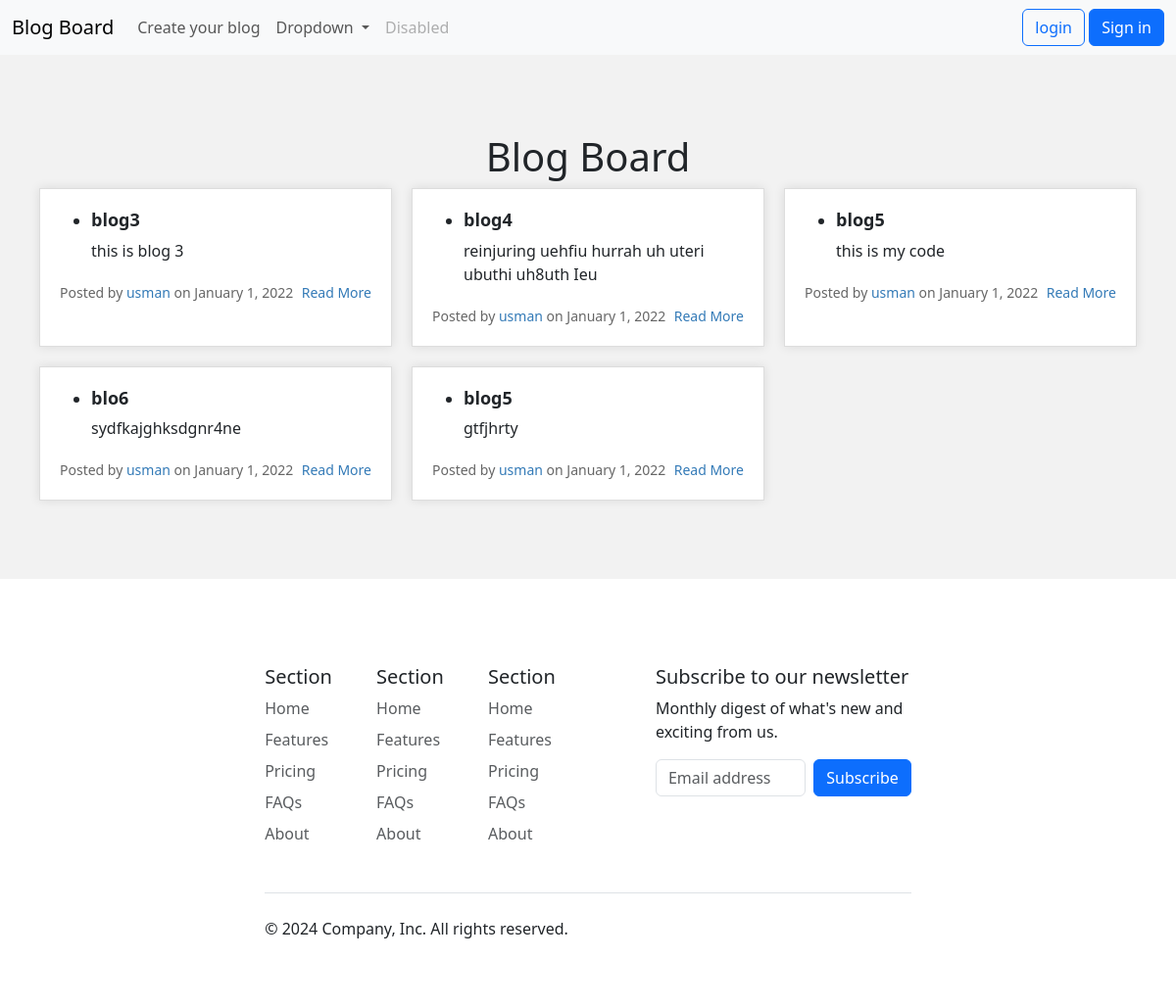
The app's page /home, older data.
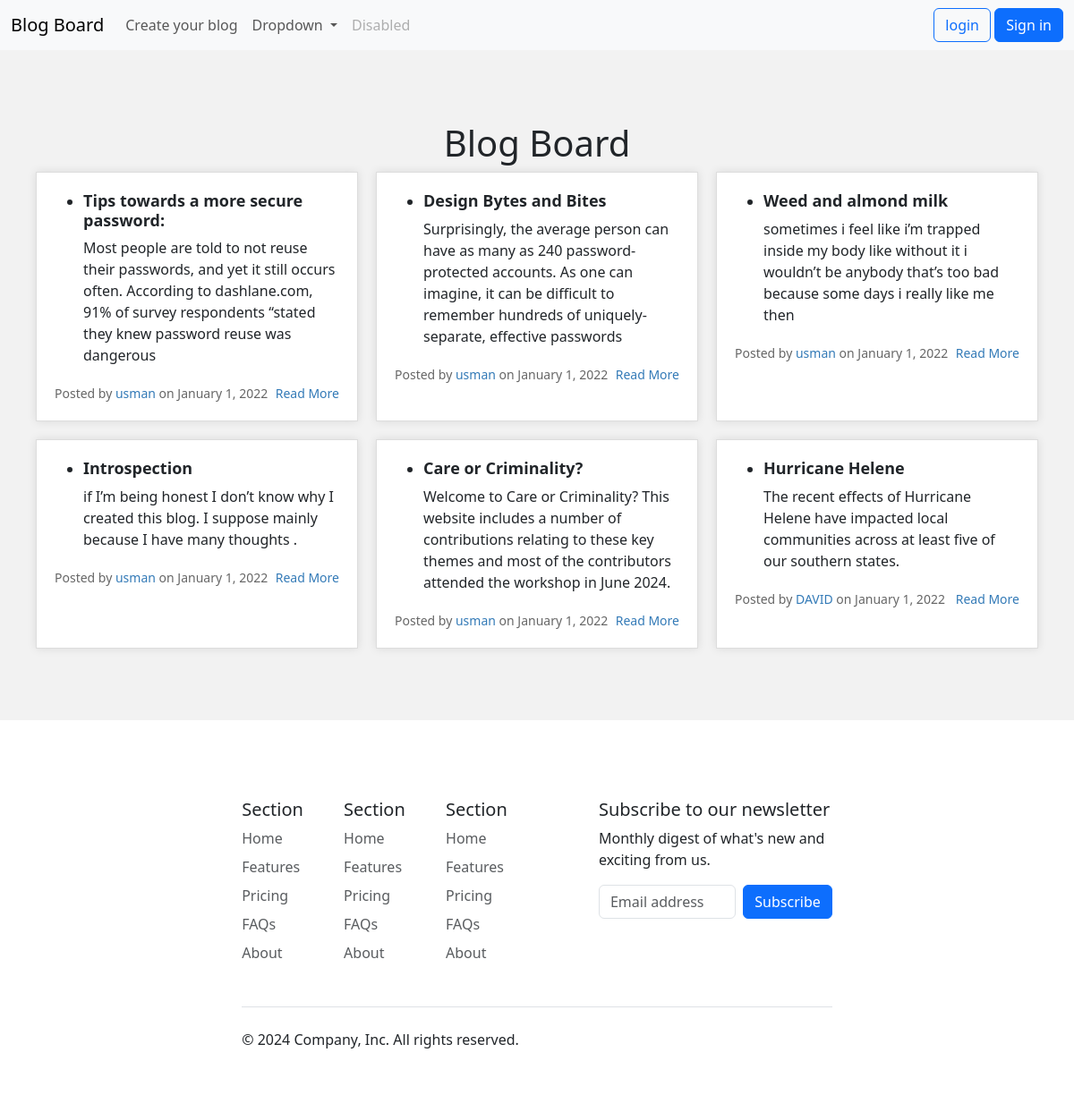
The same page, newer data.
### blogs/models.py (models this page shows, shortened)
class Blog(models.Model):
    author = models.ForeignKey(settings.AUTH_USER_MODEL, on_delete=models.CASCADE)
    title = models.CharField(max_length=200)
    content = models.TextField()  # Ensure this is defined
    def get_absolute_url(self):
        return reverse("post_detail",kwargs={"blog_id" : self.id})

### blogs/views.py (the view)
# urls.py: path('home', home, name='home'),
def home(request):
    posts_list = Blog.objects.all()
    return render(request, 'index.html',{
        'blogs':posts_list,
    }
    )

### blogs/templates/index.html (shortened to what this page needs)
{% extends 'layout.html' %}
{% load static %}
{% block style %}
<link rel="stylesheet" href="{% static 'css/style.css' %}">
{% endblock style %}
{% block content %}
<section class="main-section">
    <div class="container">
        <h1>Blog Board</h1>
        <div class="blog-posts">
            {% for blog in blogs %}
            <div class="blog-post">
                <ul>
                    <li>
                        <h2>
                            {{ blog.title }}
                        </h2>
                        <p>
                            {{ blog.content }}
                        </p>
                    </li>
                </ul>
                <div class="post-meta">
                    <span>Posted by <a href="#">{{ blog.author }}</a> on <time datetime="2022-01-01">January 1,
                            2022</time></span>
                    <span><a href="{{ blog.get_absolute_url }}">Read More</a></span>
                </div>
            </div>
            {% endfor %}
        </div>
    </div>
</section>
{% endblock content %}

### blogs/templates/layout.html (shortened to what this page needs)
{% load static %}
<!DOCTYPE html>
<html lang="en">
<head>
    <link href="https://cdn.jsdelivr.net/npm/bootstrap@5.3.3/dist/css/bootstrap.min.css" rel="stylesheet">
    {% block style %}
    {% endblock style %}
</head>
<body>
    <header>
        <nav class="navbar navbar-expand-lg bg-body-tertiary">
            <div class="container-fluid">
              <a class="navbar-brand" href="{% url 'home' %}">Blog Board</a>
              <div class="collapse navbar-collapse" id="navbarSupportedContent">
                <ul class="navbar-nav me-auto mb-2 mb-lg-0">
                  <li class="nav-item">
                    <a class="nav-link" href="{% url 'createView' %}">Create your blog</a>
                  </li>
                  <li class="nav-item dropdown">
                    <a class="nav-link dropdown-toggle" href="#" role="button" data-bs-toggle="dropdown" aria-expanded="false">
                      Dropdown
                    </a>
                  </li>
                  <li class="nav-item">
                    <a class="nav-link disabled" aria-disabled="true">Disabled</a>
                  </li>
                </ul>
                <div class="deflex">
                  {% if user.is_authenticated %}
                  <form action="{% url 'logout' %}" method="post">
                    {% csrf_token %}
                    <input class="btn btn-primary" type="submit" value="log out">
                  </form>
                  {% else %}
                  <a class="btn btn-outline-primary" href="{% url 'login' %}">login</a>
                  <a class="btn btn-primary" href="" >Sign in</a>
                  {% endif %}
                 </div>
              </div>
            </div>
          </nav>
    </header>
    <main>
        {% block content %}
        {% endblock content %}
    </main>
    <footer>
        <div class="container">
            <footer class="py-5">
              <div class="row">
                <div class="col-6 col-md-2 mb-3">
                  <h5>Section</h5>
                  <ul class="nav flex-column">
                    <li class="nav-item mb-2"><a href="#" class="nav-link p-0 text-body-secondary">Home</a></li>
                    <li class="nav-item mb-2"><a href="#" class="nav-link p-0 text-body-secondary">Features</a></li>
                    <li class="nav-item mb-2"><a href="#" class="nav-link p-0 text-body-secondary">Pricing</a></li>
                    <li class="nav-item mb-2"><a href="#" class="nav-link p-0 text-body-secondary">FAQs</a></li>
                    <li class="nav-item mb-2"><a href="#" class="nav-link p-0 text-body-secondary">About</a></li>
                  </ul>
                </div>
                <div class="col-6 col-md-2 mb-3">
                  <h5>Section</h5>
                  <ul class="nav flex-column">
                    <li class="nav-item mb-2"><a href="#" class="nav-link p-0 text-body-secondary">Home</a></li>
                    <li class="nav-item mb-2"><a href="#" class="nav-link p-0 text-body-secondary">Features</a></li>
                    <li class="nav-item mb-2"><a href="#" class="nav-link p-0 text-body-secondary">Pricing</a></li>
                    <li class="nav-item mb-2"><a href="#" class="nav-link p-0 text-body-secondary">FAQs</a></li>
                    <li class="nav-item mb-2"><a href="#" class="nav-link p-0 text-body-secondary">About</a></li>
                  </ul>
                </div>
                <div class="col-6 col-md-2 mb-3">
                  <h5>Section</h5>
                  <ul class="nav flex-column">
                    <li class="nav-item mb-2"><a href="#" class="nav-link p-0 text-body-secondary">Home</a></li>
                    <li class="nav-item mb-2"><a href="#" class="nav-link p-0 text-body-secondary">Features</a></li>
                    <li class="nav-item mb-2"><a href="#" class="nav-link p-0 text-body-secondary">Pricing</a></li>
                    <li class="nav-item mb-2"><a href="#" class="nav-link p-0 text-body-secondary">FAQs</a></li>
                    <li class="nav-item mb-2"><a href="#" class="nav-link p-0 text-body-secondary">About</a></li>
                  </ul>
                </div>
                <div class="col-md-5 offset-md-1 mb-3">
                  <form>
                    <h5>Subscribe to our newsletter</h5>
                    <p>Monthly digest of what's new and exciting from us.</p>
                    <div class="d-flex flex-column flex-sm-row w-100 gap-2">
                      <input id="newsletter1" type="text" class="form-control" placeholder="Email address">
                      <button class="btn btn-primary" type="button">Subscribe</button>
                    </div>
                  </form>
                </div>
              </div>
              <div class="d-flex flex-column flex-sm-row justify-content-between py-4 my-4 border-top">
                <p>© 2024 Company, Inc. All rights reserved.</p>
                <ul class="list-unstyled d-flex">
                  <li class="ms-3"><a class="link-body-emphasis" href="#"><svg class="bi" width="24" height="24"><use xlink:href="#twitter"></use></svg></a></li>
                  <li class="ms-3"><a class="link-body-emphasis" href="#"><svg class="bi" width="24" height="24"><use xlink:href="#instagram"></use></svg></a></li>
                  <li class="ms-3"><a class="link-body-emphasis" href="#"><svg class="bi" width="24" height="24"><use xlink:href="#facebook"></use></svg></a></li>
                </ul>
              </div>
            </footer>
          </div>
    </footer>
</body>
</html>

### static/css/style.css (style rules this page uses)
.main-section { background-color: #f2f2f2; padding: 40px 0; }
.container { max-width: 1200px; margin: 0 auto; padding: 40px; display: flex; flex-direction: column; align-items: center; }
.blog-posts { display: grid; grid-template-columns: repeat(3, 1fr); grid-gap: 20px; }
.blog-post { background-color: #fff; padding: 20px; border: 1px solid #ddd; box-shadow: 0 0 10px rgba(0, 0, 0, 0.1); transition: all 0.3s ease-in-out; }
.blog-post h2 { font-weight: bold; margin-top: 0; font-size: 18px; }
.blog-post p { font-size: 16px; line-height: 1.5; margin-bottom: 20px; }
.post-meta { display: flex; justify-content: space-between; font-size: 14px; color: #666; }
.post-meta a { color: #337ab7; text-decoration: none; }

Row changes from the older to the newer data that the page shows:
changed Blog: title "blog3" → "Tips towards a more secure password:"; content "this is blog 3" → "Most people are told to not reuse their passwords, and yet it still occurs often. According to dashlane.com, 91% of survey respondents “stated they knew password reuse was dangerous"
changed Blog: title "blog4" → "Design Bytes and Bites"; content "reinjuring uehfiu hurrah uh uteri ubuthi uh8uth Ieu" → "Surprisingly, the average person can have as many as 240 password-protected accounts. As one can imagine, it can be difficult to remember hundreds of uniquely-separate, effective passwords"
changed Blog: title "blog5" → "Weed and almond milk"; content "this is my code" → "sometimes i feel like i’m trapped inside my body like without it i wouldn’t be anybody that’s too bad because some days i really like me then"
changed Blog: title "blo6" → "Introspection"; content "sydfkajghksdgnr4ne" → "if I’m being honest I don’t know why I created this blog. I suppose mainly because I have many thoughts ."
changed Blog: title "blog5" → "Care or Criminality?"; content "gtfjhrty" → "Welcome to Care or Criminality? This website includes a number of contributions relating to these key themes and most of the contributors attended the workshop in June 2024."
added Blog: title "Hurricane Helene", content "The recent effects of Hurricane Helene have impacted local communities across at least five of our southern states.", author "DAVID"
